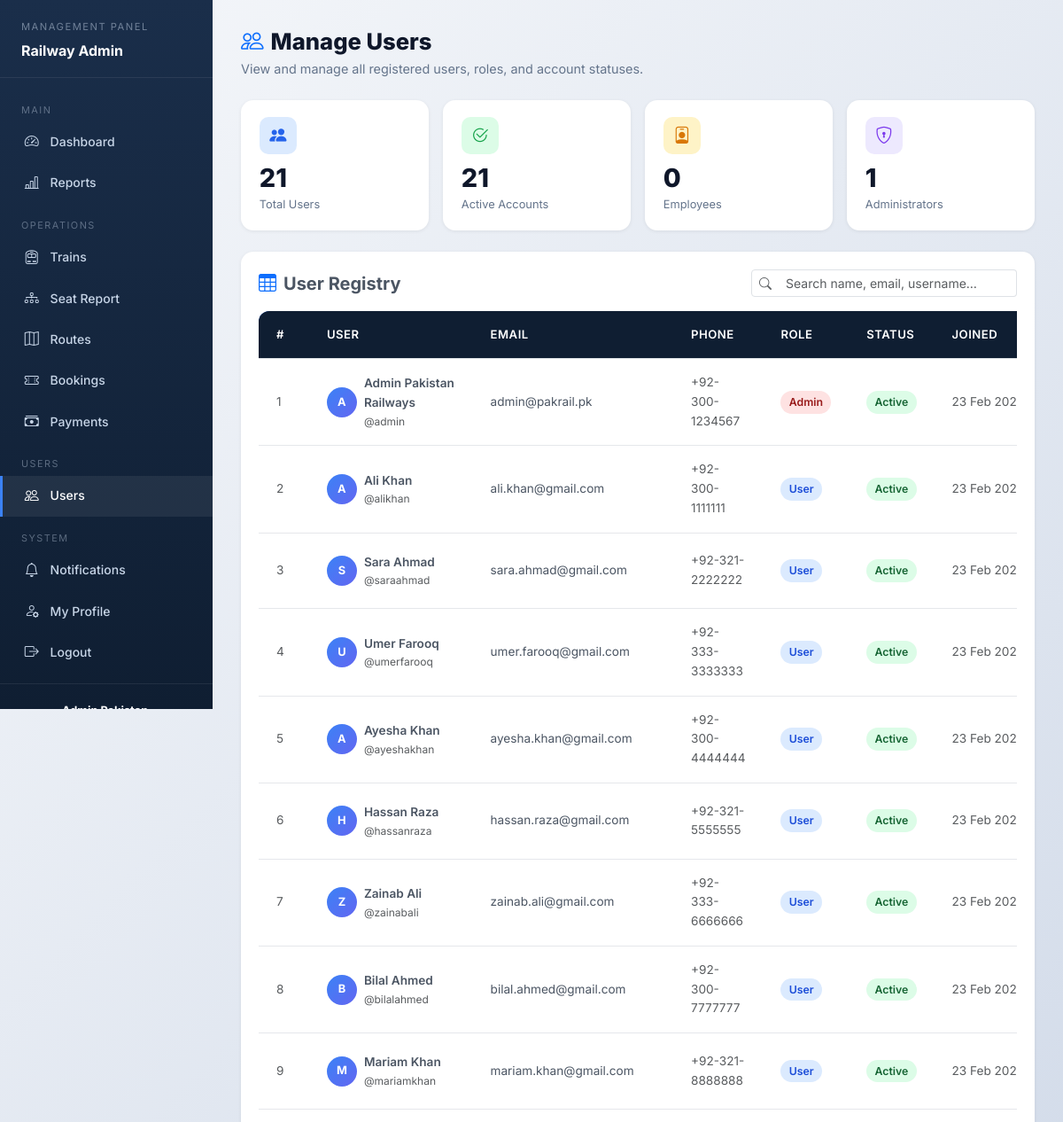
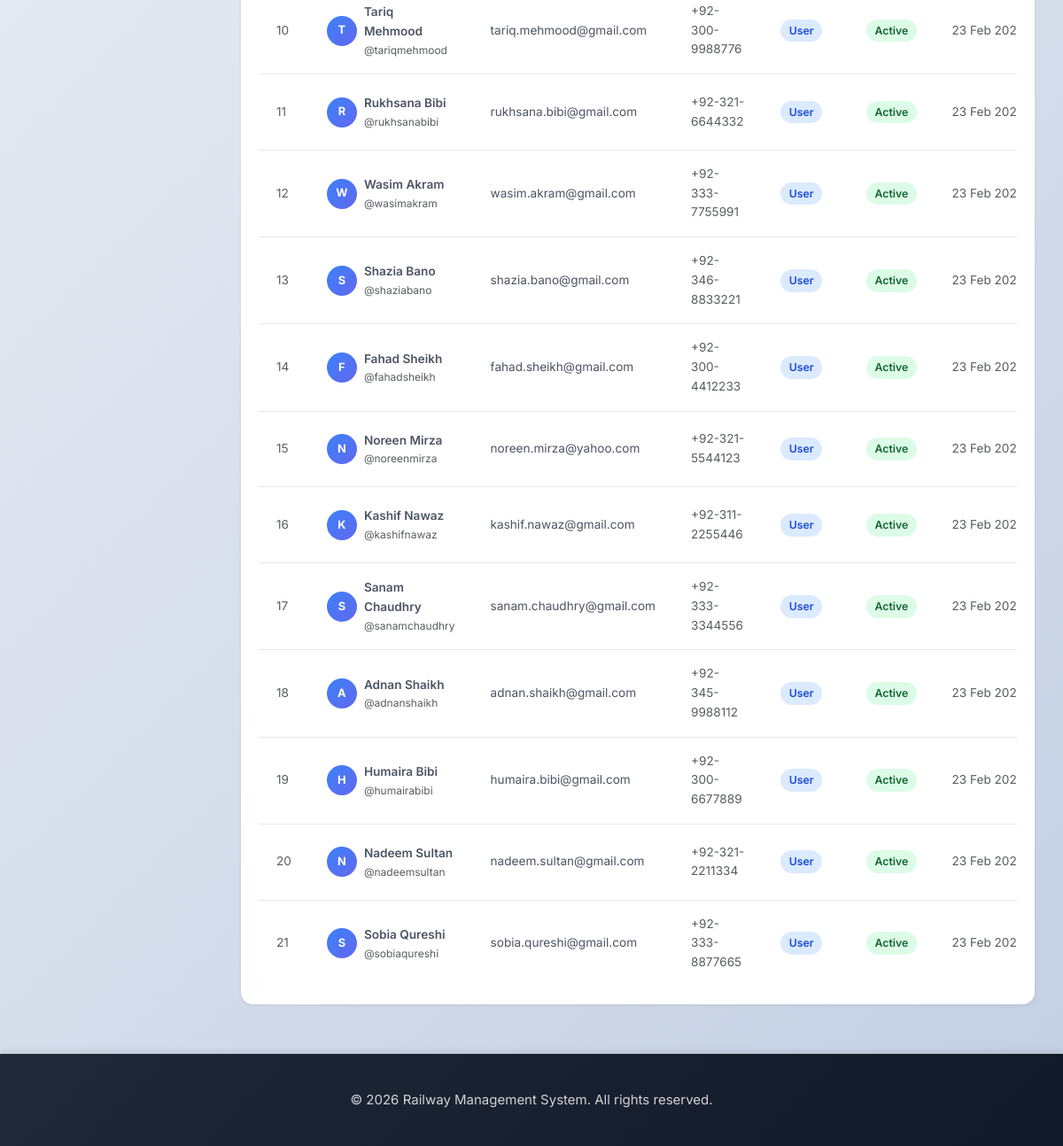
The page /manage-users.php (signed in) on the database its author committed (2 pictures, top to bottom).
### tables this page shows
CREATE TABLE IF NOT EXISTS users (
    user_id INT PRIMARY KEY AUTO_INCREMENT,
    username VARCHAR(50) UNIQUE NOT NULL,
    email VARCHAR(100) UNIQUE NOT NULL,
    password VARCHAR(255) NOT NULL,
    full_name VARCHAR(100) NOT NULL,
    phone VARCHAR(20),
    address TEXT,
    role ENUM('user', 'admin') DEFAULT 'user',
    is_active BOOLEAN DEFAULT TRUE,
    created_at TIMESTAMP DEFAULT CURRENT_TIMESTAMP,
    updated_at TIMESTAMP DEFAULT CURRENT_TIMESTAMP ON UPDATE CURRENT_TIMESTAMP
);

### src/classes/Database.php (called while the page is built, shortened)
<?php
class Database {
    private $host = DB_HOST;
    private $db_name = DB_NAME;
    private $user = DB_USER;
    private $password = DB_PASS;
    private $port = DB_PORT;
    private $connection;
    public function connect() {
        $this->connection = new mysqli(
            $this->host,
            $this->user,
            $this->password,
            $this->db_name,
            $this->port
        );
        $this->connection->set_charset('utf8');
        return $this->connection;
    }
    private function ensureCancellationColumns(): void {
        $db = $this->connection->real_escape_string($this->db_name);
        $columns = [
            'cancellation_reason' => "ALTER TABLE bookings ADD COLUMN cancellation_reason VARCHAR(255) DEFAULT NULL",
            'cancellation_fee'    => "ALTER TABLE bookings ADD COLUMN cancellation_fee    DECIMAL(10,2) DEFAULT 0.00",
            'refund_amount'       => "ALTER TABLE bookings ADD COLUMN refund_amount       DECIMAL(10,2) DEFAULT 0.00",
            'cancelled_at'        => "ALTER TABLE bookings ADD COLUMN cancelled_at        DATETIME DEFAULT NULL",
        ];
        foreach ($columns as $col => $ddl) {
            $check = $this->connection->query(
                "SELECT 1 FROM information_schema.COLUMNS
                 WHERE TABLE_SCHEMA = '{$db}' AND TABLE_NAME = 'bookings' AND COLUMN_NAME = '{$col}'"
            );
            if ($check && $check->num_rows === 0) {
                $this->connection->query($ddl);
            }
        }
    }
    private function ensureNotificationColumns(): void {
        $db = $this->connection->real_escape_string($this->db_name);
        $columns = [
            'type'       => "ALTER TABLE notifications ADD COLUMN type       VARCHAR(30)  NOT NULL DEFAULT 'info'",
            'related_id' => "ALTER TABLE notifications ADD COLUMN related_id  INT          NOT NULL DEFAULT 0",
        ];
        foreach ($columns as $col => $ddl) {
            $check = $this->connection->query(
                "SELECT 1 FROM information_schema.COLUMNS
                 WHERE TABLE_SCHEMA = '{$db}' AND TABLE_NAME = 'notifications' AND COLUMN_NAME = '{$col}'"
            );
            if ($check && $check->num_rows === 0) {
                $this->connection->query($ddl);
            }
        }
    }
    public function select($query) {
        $result = $this->connection->query($query);
        $data = array();
        if ($result->num_rows > 0) {
            while ($row = $result->fetch_assoc()) {
                array_push($data, $row);
            }
            return $data;
        } else {
            return false;
        }
    }
}
?>

### manage-users.php (the view, shortened to what this page needs)
<?php
require_once 'config/database.php';
require_once 'src/classes/Database.php';
$db = new Database();
$db->connect();
$all_users = $db->select("SELECT * FROM users ORDER BY created_at DESC");
$total_users    = count($all_users);
$active_users   = count(array_filter($all_users, fn($u) => (int)$u['is_active'] === 1));
$admin_users    = count(array_filter($all_users, fn($u) => $u['role'] === 'admin'));
$employee_users = count(array_filter($all_users, fn($u) => $u['role'] === 'employee'));
$adminUser_ = (new User($db))->getUserById($_SESSION['user_id']);
require_once 'inc/header.php';
?>
<div class="adm-wrap">
    <aside class="adm-sidebar">
        <div class="sb-brand">
            <span>Management Panel</span>
            <strong>Railway Admin</strong>
        </div>
        <nav>
            <div class="sb-sep">Main</div>
            <a href="admin-dashboard.php"><i class="bi bi-speedometer2"></i> Dashboard</a>
            <a href="reports.php"><i class="bi bi-bar-chart-line"></i> Reports</a>
            <div class="sb-sep">Operations</div>
            <a href="manage-trains.php"><i class="bi bi-train-front"></i> Trains</a>
            <a href="train-seats-report.php"><i class="bi bi-diagram-3"></i> Seat Report</a>
            <a href="manage-routes.php"><i class="bi bi-map"></i> Routes</a>
            <a href="manage-bookings.php"><i class="bi bi-ticket-perforated"></i> Bookings</a>
            <a href="manage-payments.php"><i class="bi bi-cash-stack"></i> Payments</a>
            <div class="sb-sep">Users</div>
            <a href="manage-users.php" class="active"><i class="bi bi-people"></i> Users</a>
            <div class="sb-sep">System</div>
            <a href="notifications.php"><i class="bi bi-bell"></i> Notifications</a>
            <a href="profile.php"><i class="bi bi-person-gear"></i> My Profile</a>
            <a href="logout.php"><i class="bi bi-box-arrow-right"></i> Logout</a>
        </nav>
        <div class="sb-user">
            <div class="info">
                <strong><?= htmlspecialchars($adminUser_['full_name'] ?? 'Admin') ?></strong>
            </div>
        </div>
    </aside>
    <section class="adm-main">
        <div class="adm-page-header">
            <div>
                <h2><i class="bi bi-people me-2 text-primary"></i>Manage Users</h2>
                <p>View and manage all registered users, roles, and account statuses.</p>
            </div>
        </div>
        <div class="metric-grid">
            <div class="metric-card blue">
                <div class="icon"><i class="bi bi-people-fill"></i></div>
                <div class="value"><?= number_format($total_users) ?></div>
                <div class="label">Total Users</div>
            </div>
            <div class="metric-card green">
                <div class="icon"><i class="bi bi-check2-circle"></i></div>
                <div class="value"><?= number_format($active_users) ?></div>
                <div class="label">Active Accounts</div>
            </div>
            <div class="metric-card amber">
                <div class="icon"><i class="bi bi-person-badge"></i></div>
                <div class="value"><?= number_format($employee_users) ?></div>
                <div class="label">Employees</div>
            </div>
            <div class="metric-card purple">
                <div class="icon"><i class="bi bi-shield-lock"></i></div>
                <div class="value"><?= number_format($admin_users) ?></div>
                <div class="label">Administrators</div>
            </div>
        </div>
        <div class="surface-card">
            <div class="d-flex justify-content-between align-items-center flex-wrap gap-2 mb-3">
                <h5 class="mb-0 fw-bold"><i class="bi bi-table me-2 text-primary"></i>User Registry</h5>
                <div class="input-group input-group-sm" style="max-width:300px;">
                    <span class="input-group-text bg-white"><i class="bi bi-search text-muted"></i></span>
                    <input type="text" id="userSearchInput" class="form-control border-start-0"
                           placeholder="Search name, email, username…">
                </div>
            </div>
            <div class="table-responsive">
                <table class="table table-hover align-middle mb-0 usr-table" id="userTable">
                    <thead>
                        <tr>
                            <th>#</th>
                            <th>User</th>
                            <th>Email</th>
                            <th>Phone</th>
                            <th>Role</th>
                            <th>Status</th>
                            <th>Joined</th>
                        </tr>
                    </thead>
                    <tbody>
                        <?php if (empty($all_users)): ?>
                        <tr>
                            <td colspan="8" class="text-center py-5 text-muted">
                                <i class="bi bi-people fs-2 d-block mb-2"></i>No users found.
                            </td>
                        </tr>
                        <?php else: ?>
                        <?php foreach ($all_users as $u): ?>
                        <tr>
                            <td class="text-muted small"><?= (int)$u['user_id'] ?></td>
                            <td>
                                <div class="d-flex align-items-center gap-2">
                                    <div style="width:34px;height:34px;border-radius:50%;background:linear-gradient(135deg,#3b82f6,#6366f1);display:flex;align-items:center;justify-content:center;font-size:.8rem;font-weight:700;color:#fff;flex-shrink:0;">
                                        <?= strtoupper(substr($u['full_name'] ?? $u['username'], 0, 1)) ?>
                                    </div>
                                    <div>
                                        <div class="fw-semibold"><?= htmlspecialchars($u['full_name']) ?></div>
                                        <div class="text-muted" style="font-size:.75rem;">@<?= htmlspecialchars($u['username']) ?></div>
                                    </div>
                                </div>
                            </td>
                            <td class="small"><?= htmlspecialchars($u['email']) ?></td>
                            <td class="small text-muted"><?= htmlspecialchars($u['phone'] ?? '—') ?></td>
                            <td>
                                <span class="role-badge role-<?= htmlspecialchars($u['role']) ?>">
                                    <?= ucfirst(htmlspecialchars($u['role'])) ?>
                                </span>
                            </td>
                            <td>
                                <span class="role-badge <?= (int)$u['is_active'] ? 'status-active' : 'status-inactive' ?>">
                                    <?= (int)$u['is_active'] ? 'Active' : 'Inactive' ?>
                                </span>
                            </td>
                            <td class="small text-muted text-nowrap"><?= date('d M Y', strtotime($u['created_at'])) ?></td>
                        </tr>
                        <?php endforeach; ?>
                        <?php endif; ?>
                    </tbody>
                </table>
            </div>
        </div>
    </section>
</div>
<?php require_once 'inc/footer.php'; ?>

### public/css/style.css (style rules this page uses)
:root { --primary-color: #2563eb; --primary-dark: #1e40af; --primary-light: #3b82f6; --secondary-color: #f59e0b; --secondary-dark: #d97706; --success-color: #10b981; --danger-color: #ef4444; --warning-color: #f59e0b; --info-color: #3b82f6; --dark-color: #1f2937; --light-color: #f9fafb; --text-color: #4b5563; --text-dark: #1f2937; --border-color: #e5e7eb; --shadow-sm: 0 1px 2px 0 rgba(0, 0, 0, 0.05); --shadow-md: 0 4px 6px -1px rgba(0, 0, 0, 0.1); --shadow-lg: 0 10px 15px -3px rgba(0, 0, 0, 0.1); --shadow-xl: 0 20px 25px -5px rgba(0, 0, 0, 0.1); }
* { margin: 0; padding: 0; box-sizing: border-box; }
html { scroll-behavior: smooth; }
body { font-family: 'Inter', -apple-system, BlinkMacSystemFont, 'Segoe UI', Roboto, 'Helvetica Neue', Arial, sans-serif; background: linear-gradient(135deg, #f5f7fa 0%, #c3cfe2 100%); color: var(--text-color); line-height: 1.6; min-height: 100vh; }
.table, table { width: 100%; border-collapse: separate; border-spacing: 0; background: white; border-radius: 12px; overflow: hidden; box-shadow: var(--shadow-sm); }
.table thead, table thead { background: linear-gradient(135deg, var(--primary-color), var(--primary-light)); }
.table th, table th { padding: 1rem 1.25rem; text-align: left; font-weight: 600; color: white; font-size: 0.875rem; text-transform: uppercase; letter-spacing: 0.5px; }
.table td, table td { padding: 1rem 1.25rem; border-bottom: 1px solid var(--border-color); color: var(--text-color); font-size: 0.9375rem; }
.table tbody tr, table tbody tr { transition: all 0.2s ease; }
.table tbody tr:last-child td, table tbody tr:last-child td { border-bottom: none; }
.page-transition { animation: fadeInPage 0.5s ease; }
.form-control { border-radius: 8px; }

### inc/header.php (style rules this page uses)
body.panel-layout .adm-wrap, body.panel-layout .emp-wrap { min-height: 100vh !important; }
body.panel-layout .adm-sidebar, body.panel-layout .emp-sidebar { top: 0 !important; height: 100vh !important; }

### rows shown on the page
users: user_id "1", full_name "A", full_name "Admin Pakistan Railways", username "admin", email "admin@pakrail.pk", phone "+92-300-1234567", role "Admin", is_active "Active", created_at "23 Feb…"
users: user_id "2", full_name "A", full_name "Ali Khan", username "alikhan", email "ali.khan@gmail.com", phone "+92-300-1111111", role "User", is_active "Active", created_at "23 Feb…"
users: user_id "3", full_name "S", full_name "Sara Ahmad", username "saraahmad", email "sara.ahmad@gmail.com", phone "+92-321-2222222", role "User", is_active "Active", created_at "23 Feb…"
users: user_id "4", full_name "U", full_name "Umer Farooq", username "umerfarooq", email "umer.farooq@gmail.com", phone "+92-333-3333333", role "User", is_active "Active", created_at "23 Feb…"
users: user_id "5", full_name "A", full_name "Ayesha Khan", username "ayeshakhan", email "ayesha.khan@gmail.com", phone "+92-300-4444444", role "User", is_active "Active", created_at "23 Feb…"
users: user_id "6", full_name "H", full_name "Hassan Raza", username "hassanraza", email "hassan.raza@gmail.com", phone "+92-321-5555555", role "User", is_active "Active", created_at "23 Feb…"
users: user_id "7", full_name "Z", full_name "Zainab Ali", username "zainabali", email "zainab.ali@gmail.com", phone "+92-333-6666666", role "User", is_active "Active", created_at "23 Feb…"
users: user_id "8", full_name "B", full_name "Bilal Ahmed", username "bilalahmed", email "bilal.ahmed@gmail.com", phone "+92-300-7777777", role "User", is_active "Active", created_at "23 Feb…"
users: user_id "9", full_name "M", full_name "Mariam Khan", username "mariamkhan", email "mariam.khan@gmail.com", phone "+92-321-8888888", role "User", is_active "Active", created_at "23 Feb…"
users: user_id "10", full_name "T", full_name "Tariq Mehmood", username "tariqmehmood", email "tariq.mehmood@gmail.com", phone "+92-300-9988776", role "User", is_active "Active", created_at "23 Feb…"
users: user_id "11", full_name "R", full_name "Rukhsana Bibi", username "rukhsanabibi", email "rukhsana.bibi@gmail.com", phone "+92-321-6644332", role "User", is_active "Active", created_at "23 Feb…"
users: user_id "12", full_name "W", full_name "Wasim Akram", username "wasimakram", email "wasim.akram@gmail.com", phone "+92-333-7755991", role "User", is_active "Active", created_at "23 Feb…"
users: user_id "13", full_name "S", full_name "Shazia Bano", username "shaziabano", email "shazia.bano@gmail.com", phone "+92-346-8833221", role "User", is_active "Active", created_at "23 Feb…"
users: user_id "14", full_name "F", full_name "Fahad Sheikh", username "fahadsheikh", email "fahad.sheikh@gmail.com", phone "+92-300-4412233", role "User", is_active "Active", created_at "23 Feb…"
users: user_id "15", full_name "N", full_name "Noreen Mirza", username "noreenmirza", email "noreen.mirza@yahoo.com", phone "+92-321-5544123", role "User", is_active "Active", created_at "23 Feb…"
users: user_id "16", full_name "K", full_name "Kashif Nawaz", username "kashifnawaz", email "kashif.nawaz@gmail.com", phone "+92-311-2255446", role "User", is_active "Active", created_at "23 Feb…"
users: user_id "17", full_name "S", full_name "Sanam Chaudhry", username "sanamchaudhry", email "sanam.chaudhry@gmail.com", phone "+92-333-3344556", role "User", is_active "Active", created_at "23 Feb…"
users: user_id "18", full_name "A", full_name "Adnan Shaikh", username "adnanshaikh", email "adnan.shaikh@gmail.com", phone "+92-345-9988112", role "User", is_active "Active", created_at "23 Feb…"
users: user_id "19", full_name "H", full_name "Humaira Bibi", username "humairabibi", email "humaira.bibi@gmail.com", phone "+92-300-6677889", role "User", is_active "Active", created_at "23 Feb…"
users: user_id "20", full_name "N", full_name "Nadeem Sultan", username "nadeemsultan", email "nadeem.sultan@gmail.com", phone "+92-321-2211334", role "User", is_active "Active", created_at "23 Feb…"
users: user_id "21", full_name "S", full_name "Sobia Qureshi", username "sobiaqureshi", email "sobia.qureshi@gmail.com", phone "+92-333-8877665", role "User", is_active "Active", created_at "23 Feb…"

### other values the page prints
$total_users "21"
$active_users "21"
$employee_users "0"
$admin_users "1"
